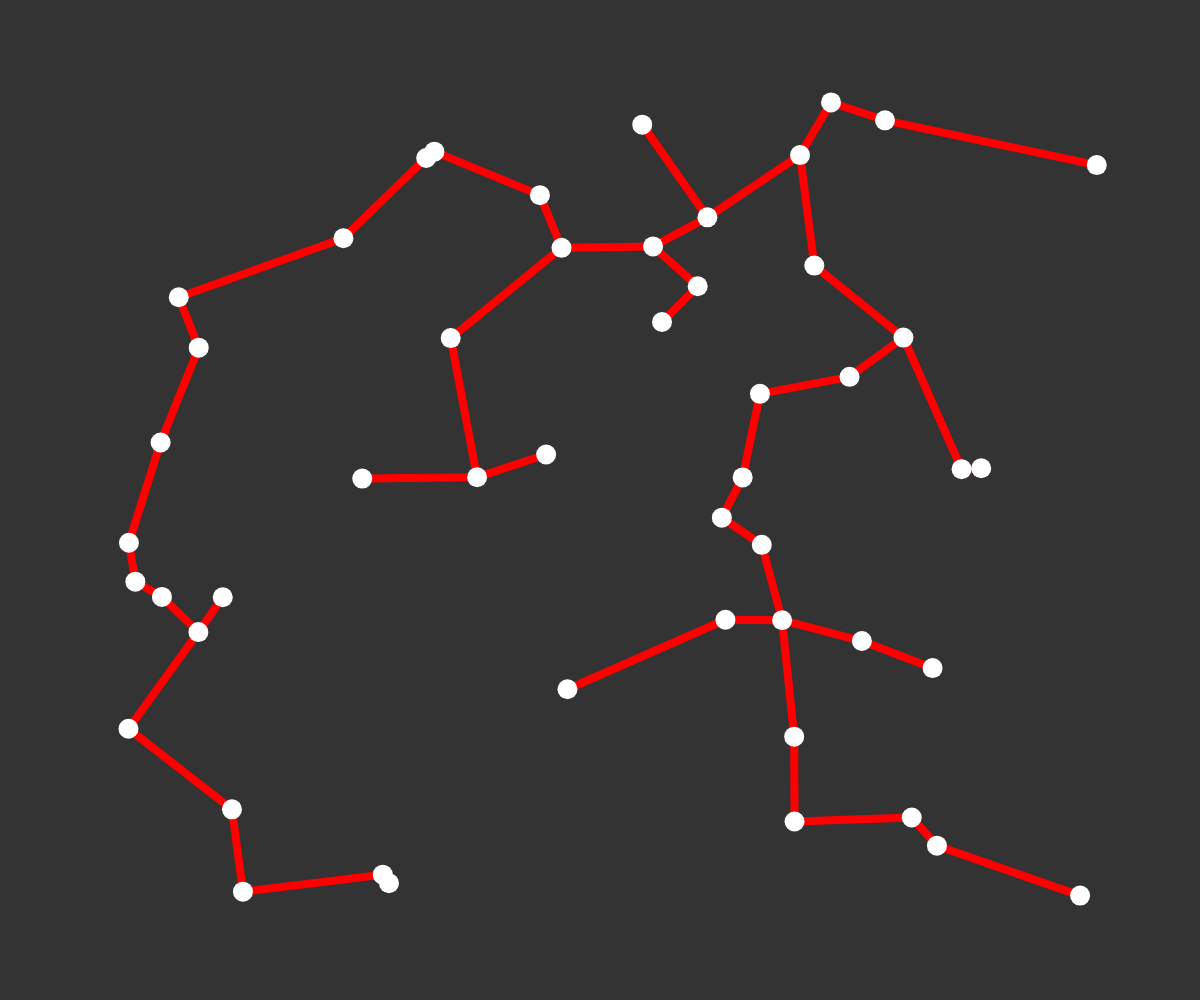
Frame 1 (no input)
Frame 60 (no input): identical to frame 1, image omitted
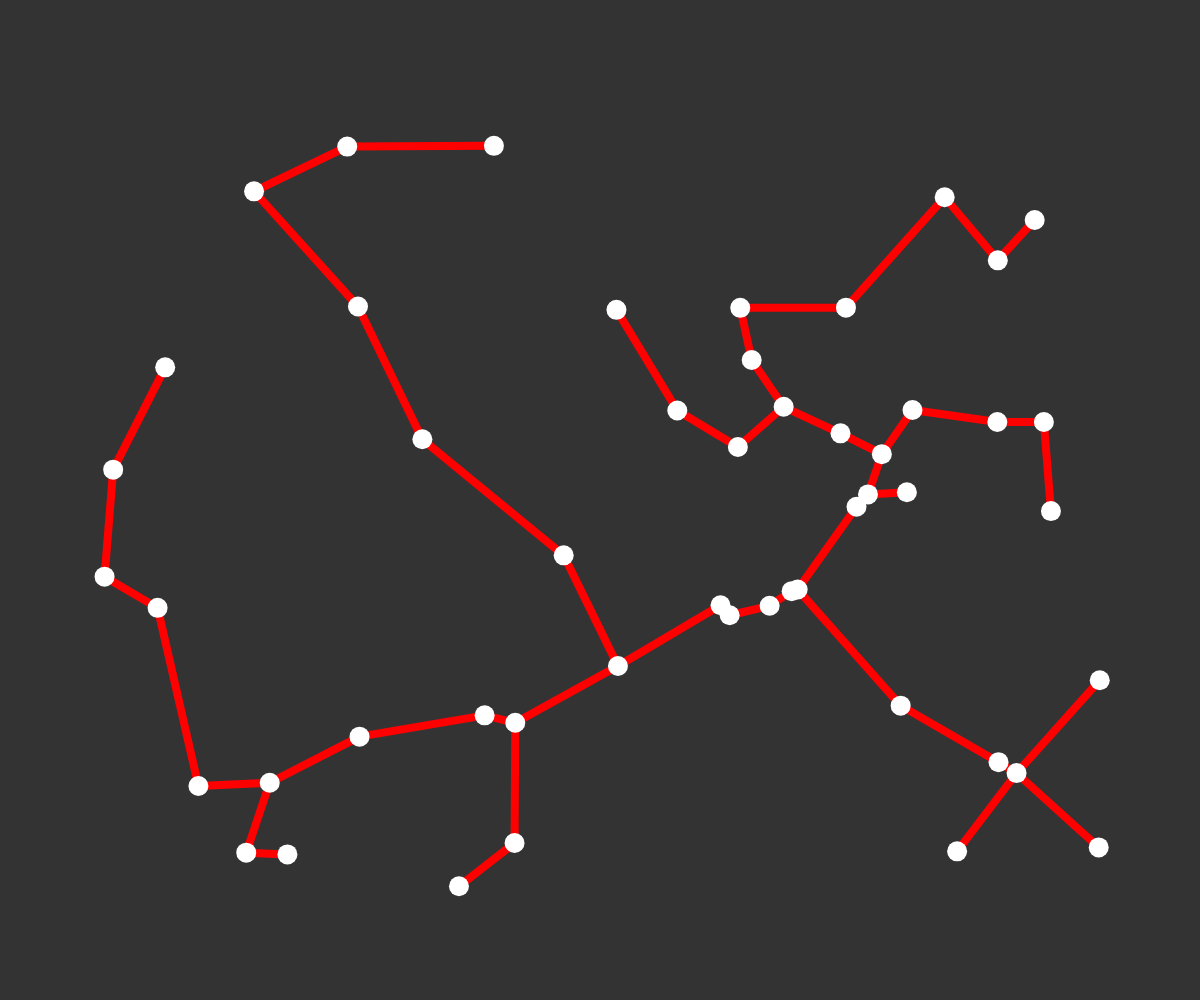
Frame 120 (the mouse pressed at the canvas centre since frame 60)

The p5.js sketch that drew these frames (run headless with seeded random() and noise() and a simulated clock; from frame 60 on, the mouse is pressed at the canvas centre):

// p5.js sketch
// ── sketch.js
let vertices = [];

function vert(x,y){
  this.x=x;
  this.y=y;
}

function setup() {
  createCanvas(windowWidth,windowHeight);
  frameRate(60);
  generateVertices(50);
}

function generateVertices(amount){
  vertices = [];
  for (let i = 0; i < amount; i++){
    let temp = new vert(random(100, width - 100), random(100, height - 100));
    vertices.push(temp);
  }
}

function mousePressed(){
  generateVertices(50);
}

function draw() {
  background(51);

  let reached = [];
  let unreached = [];

  //Every vertex is unreached at beginning
  arrayCopy(vertices, unreached);

  //Add first unreached to reached
  reached.push(unreached[0]);
  unreached.shift();

  //While there are unreached vertices
  while (unreached.length != 0) {
    let minimum = 99999;
    let reachedI;
    let unreachedI;

    //Search for shortest edge between the reached and unreached
    for (var i = 0; i < reached.length; i++) {
      for (var j = 0; j < unreached.length; j++) {
        let v1 = reached[i];
        let v2 = unreached[j];
        let d = dist(v1.x, v1.y, v2.x, v2.y);

        if(d < minimum) {
          minimum = d;
          reachedI = i;
          unreachedI = j;
        }
      }
    }

    stroke(255, 0, 0);
    strokeWeight(8);
    line(reached[reachedI].x, reached[reachedI].y, unreached[unreachedI].x, unreached[unreachedI].y);

    reached.push(unreached[unreachedI]);
    unreached.splice(unreachedI, 1);
  }


  for (let i = 0; i < vertices.length; i++){
    stroke(255);
    strokeWeight(20);
    point(vertices[i].x, vertices[i].y);
  }
}
